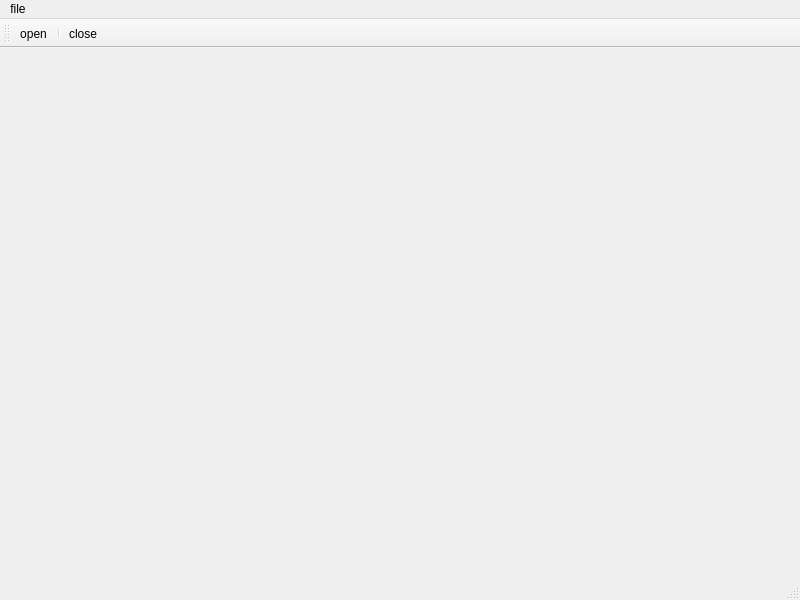
<?xml version="1.0" encoding="UTF-8"?>
<ui version="4.0">
 <class>MainWindow</class>
 <widget class="QMainWindow" name="MainWindow">
  <property name="geometry">
   <rect>
    <x>0</x>
    <y>0</y>
    <width>800</width>
    <height>600</height>
   </rect>
  </property>
  <property name="windowTitle">
   <string>MainWindow</string>
  </property>
  <widget class="QWidget" name="centralwidget"/>
  <widget class="QMenuBar" name="menubar">
   <property name="geometry">
    <rect>
     <x>0</x>
     <y>0</y>
     <width>800</width>
     <height>26</height>
    </rect>
   </property>
   <widget class="QMenu" name="menufile">
    <property name="title">
     <string>file</string>
    </property>
    <addaction name="separator"/>
    <addaction name="actionopen"/>
    <addaction name="separator"/>
    <addaction name="separator"/>
    <addaction name="actionclose"/>
   </widget>
   <addaction name="menufile"/>
  </widget>
  <widget class="QStatusBar" name="statusbar"/>
  <widget class="QToolBar" name="toolBar">
   <property name="windowTitle">
    <string>toolBar</string>
   </property>
   <attribute name="toolBarArea">
    <enum>TopToolBarArea</enum>
   </attribute>
   <attribute name="toolBarBreak">
    <bool>false</bool>
   </attribute>
   <addaction name="actionopen"/>
   <addaction name="separator"/>
   <addaction name="actionclose"/>
  </widget>
  <action name="actionopen">
   <property name="text">
    <string>open</string>
   </property>
  </action>
  <action name="actionclose">
   <property name="text">
    <string>close</string>
   </property>
  </action>
 </widget>
 <resources/>
 <connections/>
</ui>
